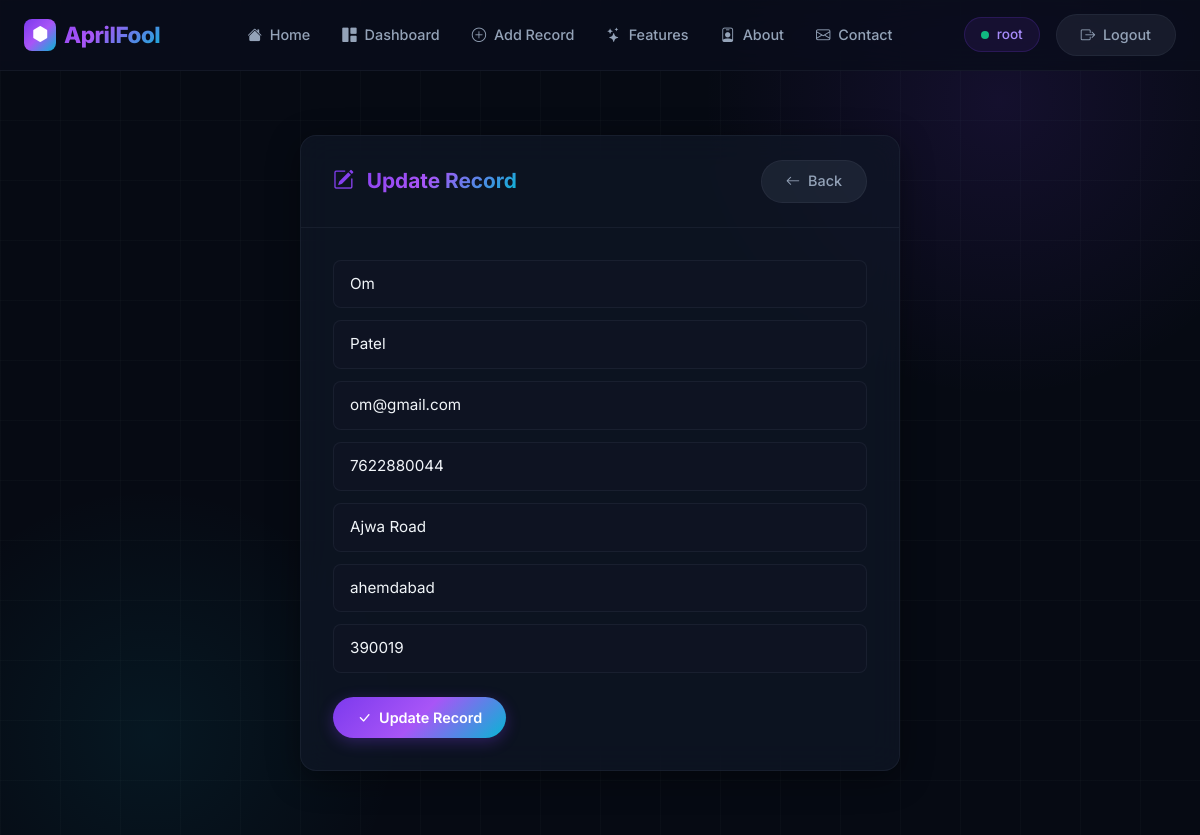
The page /update_record/1 (signed in) on the database its author committed.
### website/models.py (models this page shows, shortened)
class Record(models.Model):
    created_at = models.DateTimeField(auto_now_add=True)
    first_name = models.CharField(max_length=100)
    last_name =models.CharField(max_length=100)
    email = models.CharField(max_length=100)
    phone_number = models.CharField(max_length=10)
    address =models.CharField(max_length=100)
    city =models.CharField(max_length=50)
    zipcode =models.CharField(max_length=6)

### website/views.py (the view, shortened to what this page needs)
# urls.py: path('update_record/<int:pk>', views.update_record, name='update_record'),
def update_record(request, pk):
    if request.user.is_authenticated:
        try:
            current_record = Record.objects.get(id=pk)
        except Record.DoesNotExist:
            messages.error(request, 'Record not found.')
            return redirect('home')
        form = AddRecordForm(request.POST or None, instance=current_record)
        return render(request, 'update_record.html', {'form': form})
    else:
        messages.error(request, 'You must be logged in to update records.')
        return redirect('home')

### website/templates/update_record.html (shortened to what this page needs)
{% extends 'base.html' %}
{% block content %}
<div class="nexus-form-wrapper">
    <div class="nexus-card">
        <div class="nexus-card-header">
            <h2><i class="bi bi-pencil-square me-2"></i> Update Record</h2>
            <a href="{% url 'home' %}" class="btn btn-nexus-secondary btn-sm">
                <i class="bi bi-arrow-left me-1"></i> Back
            </a>
        </div>
        <div class="nexus-card-body">
            <form method="POST" id="updateRecordForm">
                {{ form.as_p }}
                <div class="mt-4">
                    <button type="submit" class="btn btn-nexus-primary" id="updateRecordSubmit">
                        <i class="bi bi-check-lg me-1"></i> Update Record
                    </button>
                </div>
            </form>
        </div>
    </div>
</div>
{% endblock %}

### website/templates/navbar.html (shortened to what this page needs)
<nav class="navbar navbar-expand-lg nexus-navbar sticky-top">
    <div class="container-fluid px-4">
        <a class="navbar-brand" href="{% url 'home' %}">
            <span class="brand-icon"><i class="bi bi-hexagon-fill"></i></span>
            AprilFool
        </a>
        <div class="collapse navbar-collapse" id="navbarNav">
            <ul class="navbar-nav mx-auto">
                <li class="nav-item">
                    <a class="nav-link" href="{% url 'home' %}">
                        <i class="bi bi-house-fill me-1"></i> Home
                    </a>
                </li>
                {% if user.is_authenticated %}
                <li class="nav-item">
                    <a class="nav-link" href="{% url 'home' %}">
                        <i class="bi bi-grid-1x2-fill me-1"></i> Dashboard
                    </a>
                </li>
                <li class="nav-item">
                    <a class="nav-link" href="{% url 'add_record' %}">
                        <i class="bi bi-plus-circle me-1"></i> Add Record
                    </a>
                </li>
                {% endif %}
                <li class="nav-item">
                    <a class="nav-link" href="{% url 'features' %}">
                        <i class="bi bi-stars me-1"></i> Features
                    </a>
                </li>
                <li class="nav-item">
                    <a class="nav-link" href="{% url 'about' %}">
                        <i class="bi bi-person-badge me-1"></i> About
                    </a>
                </li>
                <li class="nav-item">
                    <a class="nav-link" href="{% url 'contact' %}">
                        <i class="bi bi-envelope me-1"></i> Contact
                    </a>
                </li>
            </ul>
            <div class="d-flex align-items-center gap-3">
                {% if user.is_authenticated %}
                    <span class="nexus-user-badge">
                        <span class="user-dot"></span>
                        {{ user.username }}
                    </span>
                    <a class="btn btn-nexus-secondary btn-sm" href="{% url 'logout' %}">
                        <i class="bi bi-box-arrow-right me-1"></i> Logout
                    </a>
                {% else %}
                    <a class="btn btn-nexus-secondary btn-sm" href="{% url 'register' %}">Register</a>
                    <a class="btn btn-nexus-primary btn-sm" href="{% url 'home' %}">
                        <i class="bi bi-box-arrow-in-right me-1"></i> Login
                    </a>
                {% endif %}
            </div>
        </div>
    </div>
</nav>

### rows shown on the page
Record: first_name "Om", last_name "Patel", email "om@gmail.com", phone_number "7622880044", address "Ajwa Road", city "ahemdabad", zipcode "390019"

### other values the page prints
{{ user.username }} "root"
